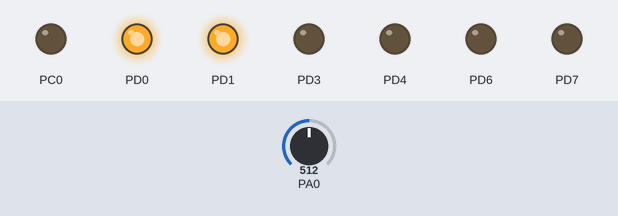
The program below on a simulated ATmega32, built with avr-gcc and emulated at 4 MHz. Parts: output pins drawn as LEDs (lit = HIGH). The test bench sets the inputs (shaded band); at power-on: PA0 = 512.

Above: at 0.2 s.
At 1.7 s:
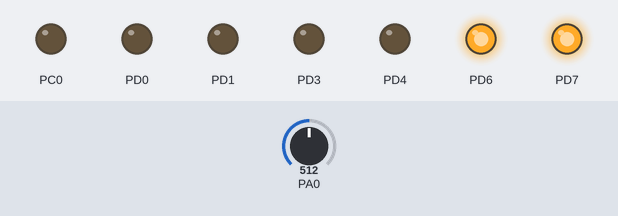
At 3.0 s:
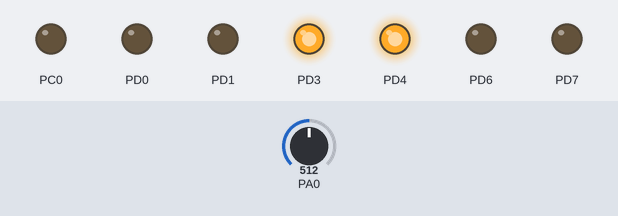
Timing chart, 0 to 4.6 s (numbered marks = the images above):
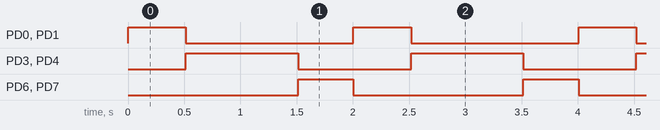

Measured:
- by itself, PD0, PD1: alternates HIGH for 0.51 s and LOW for 1.5 s
- by itself, PD3, PD4: alternates HIGH for 1.0 s and LOW for 1.0 s
- by itself, PD6, PD7: alternates HIGH for 0.49 s and LOW for 1.5 s

The program:

main.c
```c
/*
 * tl.c
 *
 * Created: 06/26/2022 06:38:03 ب.ظ
 * Author : Mehrdad
 */

#include <avr/io.h>
#define F_CPU 4000000UL
#include <util/delay.h>
#include <stdio.h>
void ADC_Init()
{
	/*
	Thanks to https://www.electronicwings.com/avr-atmega/atmega1632-adc
	*/
	DDRA=0x0;			/* Make ADC port as input */
	ADCSRA = 0x87;			/* Enable ADC, fr/128  */
	ADMUX = 0x40;			/* Vref: Avcc, ADC channel: 0 */

}

int ADC_Read(char channel)
{
	/*
	Thanks to https://www.electronicwings.com/avr-atmega/atmega1632-adc
	*/

	int Ain,AinLow;

	ADMUX=ADMUX|(channel & 0x0f);	/* Set input channel to read */

	ADCSRA |= (1<<ADSC);		/* Start conversion */
	while((ADCSRA&(1<<ADIF))==0);	/* Monitor end of conversion interrupt */

	_delay_us(10);
	AinLow = (int)ADCL;		/* Read lower byte*/
	Ain = (int)ADCH*256;		/* Read higher 2 bits and
					Multiply with weight */
	Ain = Ain + AinLow;
	return(Ain);			/* Return digital value*/
}

main()
{
	int value; //int to store ADC value
	int delay_time = 150;
	DDRD|=(1<<0)|(1<<1)|(1<<3)|(1<<4)|(1<<6)|(1<<7);
	DDRC|=(1<<0);
    //PORTD = 0b00000000;
	while (1)
	{
		    ADC_Init();

			value = ADC_Read(0);


			 PORTD = (1<<0)|(1<<1);
			 for(int k=0 ; k<value ; k++){
			_delay_ms(1);}

			PORTD = (1<<3)|(1<<4);
			_delay_ms(1000);

			PORTD = (1<<6)|(1<<7);
			for(int k=0 ; k<1000-value ; k++){
			_delay_ms(1);}


	}

	return 0;
}
```
